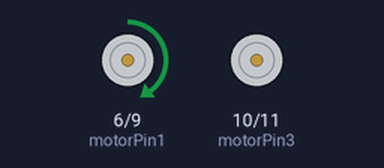
Simulated run of this sketch. Board: Arduino Uno, built with avr-gcc and run on an emulated ATmega328P. Shown: motor-driver pin pairs drawn as motors (green arrow = first pin HIGH = forward, orange = second pin HIGH = backward, longer = more drive).

Above: at 1.0 s.
At 3.2 s:
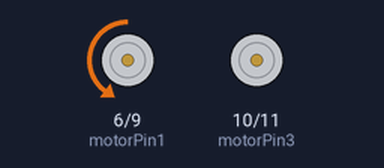
At 5.2 s:
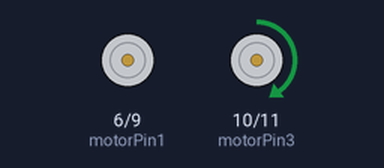
At 7.4 s:
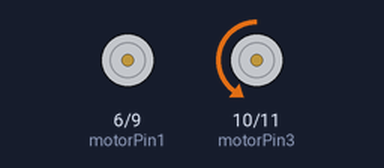
Timing chart, 0 to 10.9 s (numbered marks = the images above):
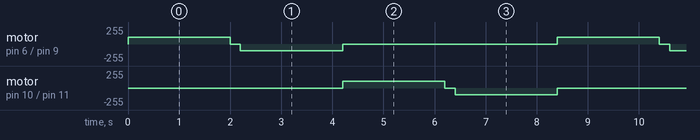

Measured:
- by itself, motor on pin 6 (motorPin1) / pin 9 (motorPin2), motor on pin 10 (motorPin3) / pin 11 (motorPin4): repeats every 8.4 s: stopped 0.20 s, backward 100/255 2.0 s, stopped 4.2 s, forward 100/255 2.0 s

The sketch:

test_motortreiber.ino
```cpp
//Motor 1
const int motorPin1  = 6;
const int motorPin2  = 9;
//Motor 2
const int motorPin3  = 10;
const int motorPin4  = 11;

int speed = 100;

void setup() {
  // put your setup code here, to run once:
  pinMode(motorPin1, OUTPUT);
  pinMode(motorPin2, OUTPUT);
  pinMode(motorPin3, OUTPUT);
  pinMode(motorPin4, OUTPUT);


}

void loop() {
  // put your main code here, to run repeatedly:
    //Motor Control A in both directions
  analogWrite(motorPin1, 0);
  analogWrite(motorPin2, 0);
  analogWrite(motorPin3, 0);
  analogWrite(motorPin4, 0);

  analogWrite(motorPin1, speed);
  delay(2000);
  analogWrite(motorPin1, 0);
  delay(200);
  analogWrite(motorPin2, speed);
  delay(2000);
  analogWrite(motorPin2, 0);
  //Motor Control B in both directions

  analogWrite(motorPin3, speed);
  delay(2000);
  analogWrite(motorPin3, 0);
  delay(200);
  analogWrite(motorPin4, speed);
  delay(2000);
  analogWrite(motorPin4, 0);


}
```
